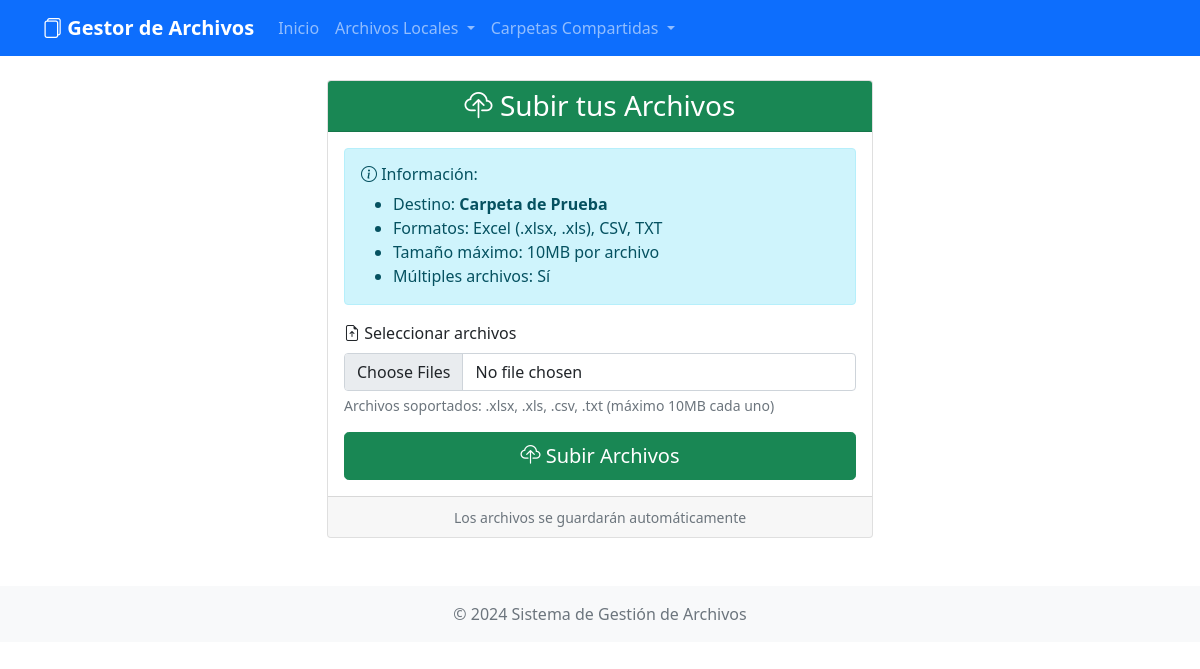
Page /subir-publico/ on the earlier database version.
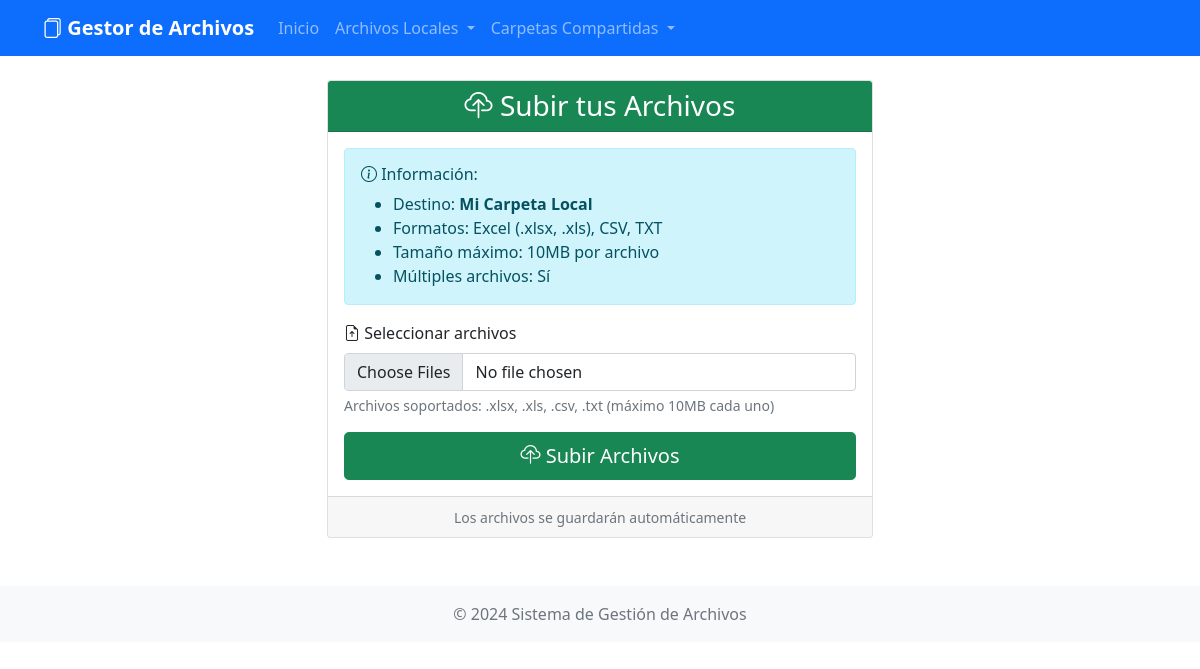
Same page on the later database version.
### archivos/models.py (models this page shows, shortened)
class CarpetaCompartida(models.Model):
    nombre = models.CharField(max_length=255, verbose_name="Nombre de la carpeta")
    ruta = models.CharField(max_length=500, verbose_name="Ruta de la carpeta compartida")
    descripcion = models.TextField(blank=True, null=True, verbose_name="Descripción")
    activa = models.BooleanField(default=True, verbose_name="Activa")
    fecha_creacion = models.DateTimeField(auto_now_add=True)
    class Meta:
        verbose_name = "Carpeta Compartida"
        verbose_name_plural = "Carpetas Compartidas"

### archivos/views.py (the view)
# urls.py: path('subir-publico/', views.subir_publico, name='subir_publico'),
@csrf_exempt
def subir_publico(request):
    carpeta = CarpetaCompartida.objects.filter(activa=True).first()
    if not carpeta:
        return render(request, 'archivos/error_carpeta.html')
    if request.method == 'POST':
        form = SubirArchivoForm(request.POST, request.FILES)
        if form.is_valid():
            archivos_subidos = form.cleaned_data['archivo']
            if not isinstance(archivos_subidos, list):
                archivos_subidos = [archivos_subidos]
            archivos_subidos_exitosos = []
            for archivo in archivos_subidos:
                try:
                    from datetime import datetime
                    timestamp = datetime.now().strftime("%Y%m%d_%H%M%S")
                    nombre_base, ext = os.path.splitext(archivo.name)
                    nombre_final = f"{nombre_base}_{timestamp}{ext}"
                    ruta_destino = os.path.join(carpeta.ruta, nombre_final)
                    with open(ruta_destino, 'wb+') as destino:
                        for chunk in archivo.chunks():
                            destino.write(chunk)
                    archivos_subidos_exitosos.append(nombre_final)
                except Exception as e:
                    messages.error(request, f'Error con {archivo.name}: {str(e)}')
            if archivos_subidos_exitosos:
                return render(request, 'archivos/subida_exitosa.html', {
                    'archivos': archivos_subidos_exitosos,
                    'carpeta': carpeta.nombre
                })
    else:
        form = SubirArchivoForm()
    return render(request, 'archivos/subir_publico.html', {
        'form': form,
        'carpeta': carpeta
    })

### archivos/forms.py (shortened to what this page needs)
class SubirArchivoForm(forms.Form):
    archivo = MultipleFileField(
        label='Seleccionar archivos',
        help_text='Archivos soportados: .xlsx, .xls, .csv, .txt (máximo 10MB cada uno)',
        required=True
    )
    def __init__(self, *args, **kwargs):
        super().__init__(*args, **kwargs)
        self.fields['archivo'].widget.attrs.update({
            'class': 'form-control',
            'accept': '.xlsx,.xls,.csv,.txt',
            'multiple': True
        })

### archivos/templates/archivos/subir_publico.html (shortened to what this page needs)
{% extends 'archivos/base.html' %}
{% block content %}
<div class="row justify-content-center">
    <div class="col-md-6">
        <div class="card">
            <div class="card-header bg-success text-white text-center">
                <h3 class="mb-0">
                    <i class="bi bi-cloud-upload"></i> Subir tus Archivos
                </h3>
            </div>
            <div class="card-body">
                <div class="alert alert-info">
                    <h6><i class="bi bi-info-circle"></i> Información:</h6>
                    <ul class="mb-0">
                        <li>Destino: <strong>{{ carpeta.nombre }}</strong></li>
                        <li>Formatos: Excel (.xlsx, .xls), CSV, TXT</li>
                        <li>Tamaño máximo: 10MB por archivo</li>
                        <li>Múltiples archivos: Sí</li>
                    </ul>
                </div>
                <form method="post" enctype="multipart/form-data">
                    <div class="mb-3">
                        <label for="{{ form.archivo.id_for_label }}" class="form-label">
                            <i class="bi bi-file-earmark-arrow-up"></i> {{ form.archivo.label }}
                        </label>
                        {{ form.archivo }}
                        <div class="form-text">{{ form.archivo.help_text }}</div>
                    </div>
                    <div class="d-grid">
                        <button type="submit" class="btn btn-success btn-lg">
                            <i class="bi bi-cloud-upload"></i> Subir Archivos
                        </button>
                    </div>
                </form>
            </div>
            <div class="card-footer text-center text-muted">
                <small>Los archivos se guardarán automáticamente</small>
            </div>
        </div>
    </div>
</div>
{% endblock %}

Differences in the rows shown:
removed CarpetaCompartida: nombre "Carpeta de Prueba"
now on this page (row unchanged): CarpetaCompartida: nombre "Mi Carpeta Local"
